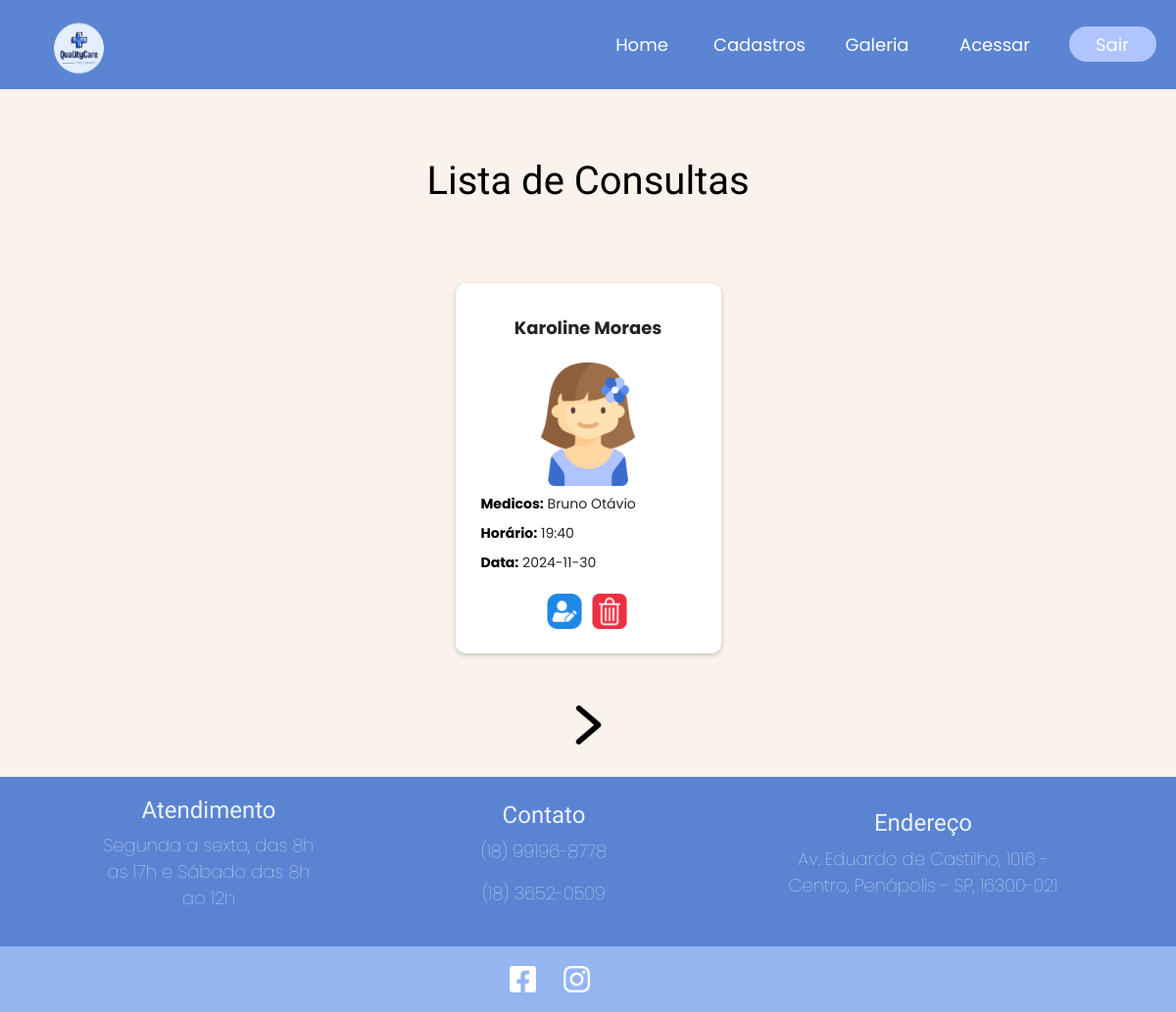
Page /listaConsultas/1 on the committed database.
### tables this page shows
CREATE TABLE Pacientes(ID_Pac INTEGER PRIMARY KEY,Nome TEXT,DataNas TEXT,Genero TEXT,RG INTEGER,Endereco TEXT,Email TEXT,Telefone INTEGER);

CREATE TABLE Medicos(ID_Med INTEGER PRIMARY KEY,Nome TEXT,DataNas TEXT,Genero TEXT,Formacao TEXT,Especialidade TEXT);

CREATE TABLE Consultas(
               ID INTEGER PRIMARY KEY,
               Horario TEXT,
               DataCon TEXT,
               ID_Med INTEGER,
               ID_Pac INTEGER,
               FOREIGN KEY (ID_Med) REFERENCES Medicos(ID_Med),
               FOREIGN KEY (ID_Pac) REFERENCES Pacientes(ID_Pac)
               );

### app.py (the view)
@app.route('/listaConsultas/<int:pagina>')
def listaConsultas(pagina):
    por_pagina = 6  # Número de médicos por página
    banco = ligar_banco()  # Conecta ao banco de dados
    cursor = banco.cursor()
    offset = (pagina - 1) * por_pagina
    cursor.execute('SELECT * FROM Consultas LIMIT ? OFFSET ?', (por_pagina, offset))
    ListaConsultas = cursor.fetchall()
    cursor.execute('SELECT COUNT(*) FROM Consultas')
    total_consultas = cursor.fetchone()[0]
    total_paginas = (total_consultas + por_pagina - 1)
    cursor.execute('SELECT ID_Med,Nome FROM Medicos')
    total_medicos = cursor.fetchall()
    cursor.execute('SELECT ID_Pac,Nome,Genero FROM Pacientes')
    total_pacientes = cursor.fetchall()
    return render_template('ListaConsultas.html',
                           Titulo='Lista de Consultas',
                           total_paginas=total_paginas,
                           ListaConsultas=ListaConsultas,pagina=pagina,
                           medicos=total_medicos,pacientes=total_pacientes)

### app.py (called while the page is built)
def ligar_banco():
    banco = g._database = sqlite3.connect('ClinicaMedica.db')
    cursor = banco.cursor()
    cursor.execute("PRAGMA foreign_keys  = ON;")
    return banco

### templates/ListaConsultas.html (shortened to what this page needs)
<!DOCTYPE html>
<html lang="pt-BR">
<head>
    <link href="https://cdn.jsdelivr.net/npm/bootstrap@5.3.3/dist/css/bootstrap.min.css" rel="stylesheet">
    <link rel="stylesheet" href="../static/estiloListaConsultas.css">
</head>
<body>
    <nav class="Nav">
        <img class="Logo" src="../static/img/LogoNav.png">
        <div class="IconNav">
            <div>
                <a href="/" class="IconsNav">
                    <span class="TextNav">Home</span>
                </a>
            </div>
            <div>
                <a href="/" class="IconsNav">
                    <span class="TextNav">Cadastros</span>
                </a>
            </div>
            <div>
                <a href="/" class="IconsNav">
                    <span class="TextNav">Galeria</span>
                </a>
            </div>
            <div>
                <a href="/gestao" class="IconsNav">
                    <span class="TextNav">Acessar</span>
                </a>
            </div>
            <div>
                <a href="/login" class="IconsNav">
                    <button class="btnSair">Sair</button>
                </a>
            </div>
        </div>
    </nav>
<div class="corpo">
    <div class="page-header">
        <h1 class="TituloS">{{ Titulo }}</h1>
    </div>
    {% for Consultas in ListaConsultas%}
        <div class="medico-card">
            {% for pac in pacientes %}
                {% if Consultas[4]==pac[0] %}
                    <h2>{{ pac[1] }}</h2>
                    {% if pac[2]=="Feminino" %}
                        <img src="/static/img/ImgConsulta/menina%201.png">
                    {% elif pac[2]=="Masculino" %}
                        <img src="/static/img/ImgConsulta/garoto%201.png">
                    {% else %}
                        <img src="/static/img/ImgListaM/Outro.png" alt="Imagem Outro Gênero">
                    {% endif %}
                {% endif %}
             {% endfor %}
             {% for med in medicos %}
                {% if Consultas[3]==med[0]%}
                 <p><strong>Medicos:</strong> {{ med[1] }}</p>
                {% endif %}
            {% endfor %}
            <p><strong>Horário:</strong> {{ Consultas[1] }}</p>
            <p><strong>Data:</strong> <span class="data-nascimento">{{ Consultas[2] }}</span></p>
            <div class="botoes">
                <div>
                   <a href="/editar/{{ Consultas[0] }}/{{ pagina }}" >
                         <img src="/static/img/ImgListaM/Editar.png">
                   </a>
                </div>
                <div>
                     <a href="/excluirConsulta/{{ Consultas[0] }}/{{ pagina }}" >
                        <img src="/static/img/ImgListaM/Excluir.png">
                    </a>
                </div>
            </div>
        </div>
    {% endfor %}
    <div class="paginacao">
        {% if pagina < total_paginas %}
            {% set num_pagina_prox = pagina + 1 %}
            <a href="/listaConsultas/{{ num_pagina_prox }}">
                <img src="/static/img/ImgListaM/Próximapágina.png">
            </a>
        {% endif %}
    </div>
</div>
    <footer class="Rodape">
        <div class="RodInformacoes">
            <div class="TextoRodape">
                <h3 class="tituloRod">Atendimento</h3>
                <p class="textRod">Segunda a sexta, das 8h as 17h e Sábado das 8h ao 12h</p>
            </div>
            <div class="TextoRodape">
                <h3 class="tituloRod">Contato</h3>
                <p class="textRod">(18) 99196-8778</p>
                <p class="textRod">(18) 3652-0509</p>
            </div>
            <div class="TextoRodape">
                <h3 class="tituloRod">Endereço</h3>
                <p class="textRodDois">Av. Eduardo de Castilho, 1016 - Centro, Penápolis - SP, 16300-021</p>
            </div>
        </div>
        <div class="RodRedes">
            <div class="Redes">
                <div><img class="imgRod" src="../static/img/ImgRodape/IconFace.png"></div>
                <div><img class="imgRod" src="../static/img/ImgRodape/IconInstagram.png"></div>
            </div>
        </div>
    </footer>
</body>
</html>

### static/estiloListaConsultas.css (style rules this page uses)
:root { --cor-azulNav: rgba(57, 108, 205, 0.8196); --cor-branca: #FFFFFF; --cor-azulEscuroRodape: rgba(90, 132, 210, 1); --cor-textRodape: rgba(255, 255, 255, 0.89); --cor-azulClaroRodape: rgba(149, 181, 241, 1); --cor-fundo: rgba(250, 243, 235, 1); --cor-btnEntrar: rgba(57, 108, 205, 0.8196); --cor-btnSair: rgba(176, 197, 255, 1) ; --cor-cinzaClaro: #F4F4F4; --cor-borda: #c6c7c87a; --cor-azulCard: rgba(149, 181, 241, 0.43); --cor-fundoCad: rgba(149, 181, 241, 1); --cor-botaoCad: rgba(90, 132, 210, 1); }
body { font-family: 'Arial', sans-serif; background-color: var(--cor-fundo); margin: 0; padding: 0; text-align: center; }
.Nav { display: flex; flex-direction: row; background-color: var(--cor-azulNav); justify-content: center; text-align: center; }
.Logo { width: 161px; margin-right: auto; }
.TextNav { font-family: "Poppins", sans-serif; text-align: center; font-size: 18px; text-decoration: none; color: var(--cor-branca); }
.IconNav { display: flex; flex-direction: row; }
.IconsNav { width: 110px; height: 90px; display: flex; flex-direction: column; align-items: center; justify-content: center; margin-right: 10px; text-decoration: none !important; }
.btnSair { background-color: var(--cor-btnSair); color: var(--cor-branca); font-size: 18px; border-radius: 20px; font-family: "Poppins", sans-serif; border: none; width: 89px; height: 36px; cursor: pointer; }
.page-header { padding: 20px; margin-bottom: 20px; }
.page-header h1 { font-family: "Concert One", sans-serif; font-size: 40px; color: #000; margin-top: 50px; margin-bottom: 20px; }
.medico-card { display: inline-block; background-color: white; width: 271px; padding: 20px; border-radius: 10px; box-shadow: 0 2px 5px rgba(0, 0, 0, 0.2); margin: 20px; text-align: left; vertical-align: top; }
.medico-card img { display: block; margin: 0 auto 15px auto; width: 55%; height: auto; }
.medico-card h2 { font-size: 18px; font-family: "Poppins", sans-serif; text-align: center; font-weight: bold; margin-bottom: 10px; padding: 15px; }
.medico-card p { font-size: 14px; font-family: "Poppins", sans-serif; margin-left: 6px; width: 250px; margin-top: -7px; }
.medico-card strong { color: #000; }
.botoes { display: flex; flex-direction: row; align-items: center; justify-content: center; text-align: center; margin-right: 3px; }
.botoes img { width: 36px; margin: 5px; }
.paginacao { margin: 20px 0; }
.paginacao a { color: #29b6f6; font-weight: bold; text-decoration: none; margin: 0 10px; }
.RodInformacoes { display: flex; background-color: var(--cor-azulEscuroRodape); justify-content: center; align-items: center; }
.TextoRodape { color: var(--cor-textRodape); padding: 20px 63px; }
.tituloRod { font-family: "Concert One", sans-serif; font-size: 24px; display: flex; align-items: center; justify-content: center; text-align: center; }
.textRod { font-family: "Poppins", sans-serif; font-size: 18px; font-weight: lighter; display: flex; align-items: center; justify-content: center; text-align: center; width: 216px; }
.textRodDois { font-family: "Poppins", sans-serif; font-size: 18px; font-weight: lighter; display: flex; align-items: center; justify-content: center; text-align: center; width: 306px; }
.RodRedes { background-color: var(--cor-azulClaroRodape); }
.Redes { display: flex; flex-direction: row; justify-content: center; align-items: center; margin-right: 78px; }
.imgRod { width: 45px; padding: 9px; margin: 11px 5px; }

### rows in the picture
Consultas: Horario "19:40", DataCon "2024-11-30"
Pacientes: Nome "Karoline Moraes"
Medicos: Nome "Bruno Otávio"

### other values in the picture
{{ Titulo }} "Lista de Consultas"
